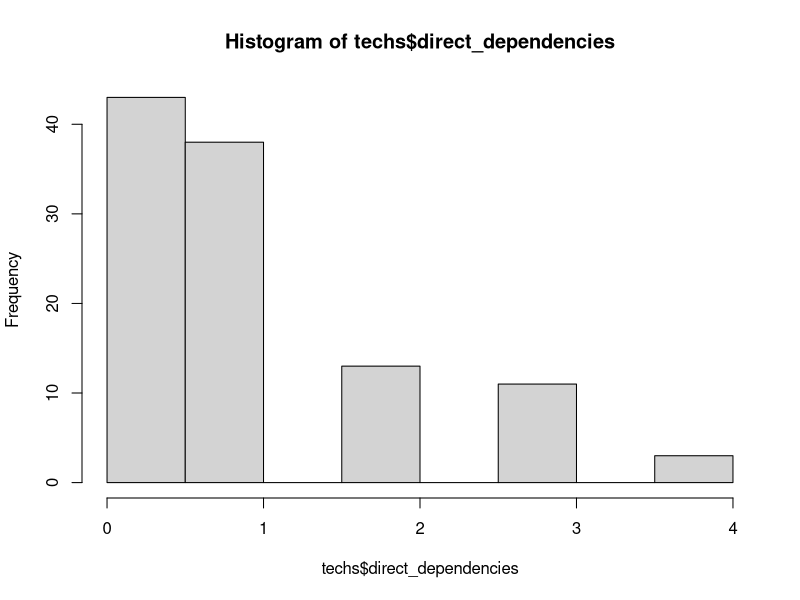
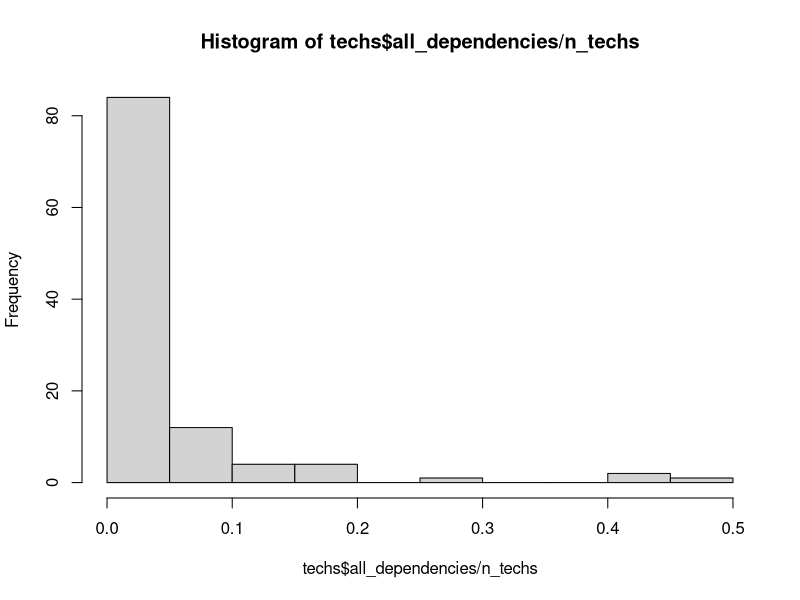
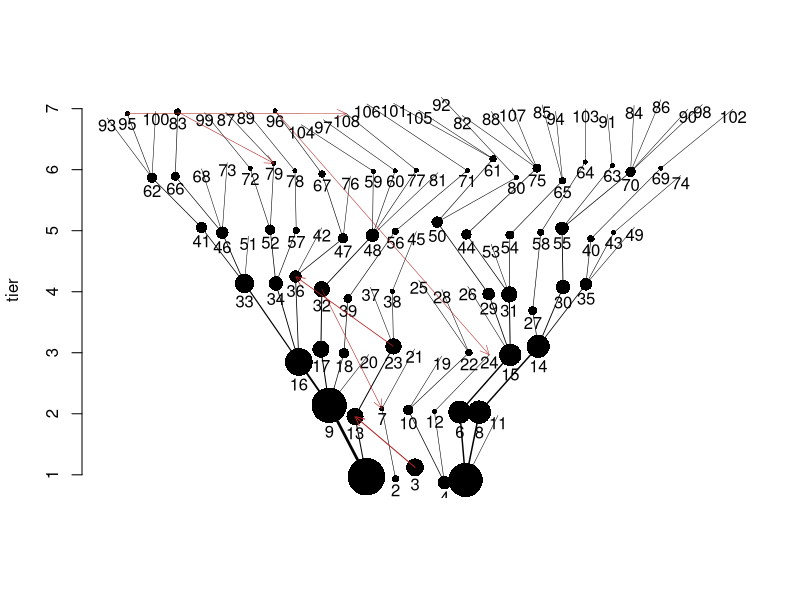

These charts were generated, in order, by the following R code:
# parameters for tree
max_tier <- 7
num_techs_per_tier <- function(tier) { return(round((tier + 2)^1.5)) }
n_techs <- sum(num_techs_per_tier(c(1:max_tier)))
p_extra_dependency <- 0.02/n_techs
p_keystone_tech <- 0.0
keystone_techs <- sample(c(1:n_techs), round(p_keystone_tech * n_techs))
keystone_multiplier <- 200
max_tier_gap_for_dependencies <- 5

# initialize data frame
techs <- data.frame(
  id   = integer(),
  tier = integer(),
  xpos = numeric(),
  ypos = numeric()
)

# create techs
for (t in 1:max_tier) {
  n_techs_tier <- num_techs_per_tier(t)
  
  ids <- c((nrow(techs)+1):(nrow(techs)+n_techs_tier))
  
  new_rows <- data.frame(
    id = ids,
    tier = rep(t, n_techs_tier),
    xpos = ids - mean(ids),
    ypos = rep(t, n_techs_tier)
  )

  techs <- rbind(techs, new_rows)
}

# initialize dependencies:
dependencies <- matrix(0, nrow=n_techs, ncol=n_techs)

# dependency code:
# 0 = none
# 1 = basic from-to
# -1 = basic to-from
# 2 = extra to-from
# -2 = extra from-to
# 3 = indirect to-from
# -3 = indirect from-to

# add basic dependencies
for (i in 1:n_techs) {
  tech <- techs[i,]
  if (tech$tier > 1) {
    possible_parents <- techs$id[techs$tier == (tech$tier - 1)]
    parent <- possible_parents[sample.int(length(possible_parents), 1)]
    dependencies[parent, tech$id] <- 1
    dependencies[tech$id, parent] <- -1
  }
}

# identify indirect dependencies
for (to in 1:n_techs) {
  if (techs$tier[techs$id == to] > 1) {
    for (from in 1:(i-1)) {
      if (dependencies[from, to] > 0) {
        earlier_techs <- c(1:n_techs)[dependencies[,from] > 0]
        for (et in earlier_techs) {
          if (dependencies[et, to] == 0) {
            dependencies[et,to] <- 3
          }
          if (dependencies[to, et] == 0) {
            dependencies[to,et] <- -3
          }
        }
      }
    }
  }
}

# horizontally reorder techs to make tree nicer looking
for (i in 2:max_tier) {  # go through all tiers, starting with tier 3
  this_tier_ids <- techs[techs$tier == i,]$id  # first get the ids of the techs in this tier
  parents <- parent_xpos <- vector()
  for (t in this_tier_ids) {
    parent <- techs[techs$id == match(1, dependencies[,t])[1],]
    parents <- c(parents, parent$id)  # then get the techs from the prior tier these techs depend on
    parent_xpos <- c(parent_xpos, parent$xpos)  # and get their xpos' too
  }
  ord <- order(parent_xpos, this_tier_ids)  # get order of parents' xposs, breaking by offspring id
  ordered_ids <- this_tier_ids[ord]   # order the ids according to this
  techs$xpos[match(ordered_ids, techs$id)] <- seq_along(ordered_ids) - mean(seq_along(ordered_ids))  # insert into db
}

old_ds <- dependencies

# add some arbitrary dependencies
pairs <- expand.grid(
  from = 1:n_techs,
  to   = 1:n_techs
)
pairs$parent_tier <- techs$tier[match(pairs$from, techs$id)]
pairs$child_tier  <- techs$tier[match(pairs$to, techs$id)]

pairs$tier_delta <- abs(pairs$parent_tier - pairs$child_tier)

pairs <- pairs[sample(nrow(pairs)), ]

for (i in 1:nrow(pairs)) {
  pair <- pairs[i,]
  parent <- pair$from
  child <- pair$to
  tier_delta <- pair$tier_delta
  
  # print(paste0("*** Considering: ", parent, " -> ", child))
  # if (parent == child) {
  #   print(paste0("Cannot add it as they are the same"))
  # }
  # if (dependencies[parent, child] != 0) {
  #   print(paste0("Cannot add it as they have a relationship: ", dependencies[parent, child]))
  # }
  
  
  if ((parent != child) & (dependencies[parent, child] == 0) & (tier_delta <= max_tier_gap_for_dependencies)) {
    p_link <- p_extra_dependency
    if (parent %in% keystone_techs) { p_link <- p_link * keystone_multiplier }
    if (runif(1,0,1) < p_link) {
      # print(paste0("Adding dependency from ", parent, " to ", child, ". ", dependencies[parent, child]))
      dependencies[parent, child] <- 2
      dependencies[child, parent] <- -2
      
      ancestors <- which(dependencies[parent, ] < 0)
      descendants <- which(dependencies[child, ] > 0)
      
      for (ancestor in ancestors) {
        for (descendant in descendants) {
          if (dependencies[ancestor, descendant] == 0) {
            dependencies[ancestor, descendant] <- 3
            dependencies[descendant, ancestor] <- -3
          }
        }
      }
      
      for (descendant in descendants) {
        if (dependencies[parent, descendant] %in% c(0,2)) {
          dependencies[parent, descendant] <- 3
          dependencies[descendant, parent] <- -3
        }
      }
      
      for (ancestor in ancestors) {
        if (dependencies[ancestor, child] %in% c(0, 2)) {
          dependencies[ancestor, child] <- 3
          dependencies[child, ancestor] <- -3
        }
      }
    }
  }
}

# calculate total number of dependencies
techs$direct_dependencies <- rowSums((dependencies > 0) * (dependencies < 3))
techs$all_dependencies <- rowSums(dependencies > 0)


# add some jitter
techs$xpos <- techs$xpos + rnorm(n_techs, 0, 0.1)
techs$ypos <- techs$ypos + rnorm(n_techs, 0, 0.1)

# plot tree
hist(techs$direct_dependencies)
hist(techs$all_dependencies/n_techs)

#dot_sizes <- (((techs$all_dependencies/n_techs)^0.5)) * 50 / max_tier
dot_sizes <- (techs$all_dependencies/n_techs)^0.5*50 / max_tier
plot(techs$ypos~techs$xpos, bty="n", xlab="", xaxt="n", ylab="tier", pch=16, cex=dot_sizes)
points(techs$ypos[keystone_techs]~techs$xpos[keystone_techs], pch=16, cex=dot_sizes[keystone_techs], col="purple")
if (max_tier < 8) {
  for (i in 1:nrow(techs)) {
    text(techs$xpos[i], techs$ypos[i], techs$id[i], pos=1, offset=dot_sizes[i]*0.2 + 1/max_tier)
  }
}
for (i in 1:n_techs) {
  for (j in 1:n_techs) {
    if (dependencies[i,j] == 1) {
      from <- techs[techs$id == i,]
      to <- techs[techs$id == j,]
      lines(c(from$ypos, to$ypos)~c(from$xpos, to$xpos), lwd=(to$all_dependencies/n_techs * 5 + 0.5))
    }
    if (dependencies[i,j] == 2) {
      from <- techs[techs$id == i,]
      to <- techs[techs$id == j,]
      arrows(from$xpos, from$ypos,
             to$xpos, to$ypos,
             length = 0.1,
             col="firebrick",
             angle = 25,
             code=2,
             lwd=(to$all_dependencies/n_techs * 5 + 0.5))
    }
  }
}
